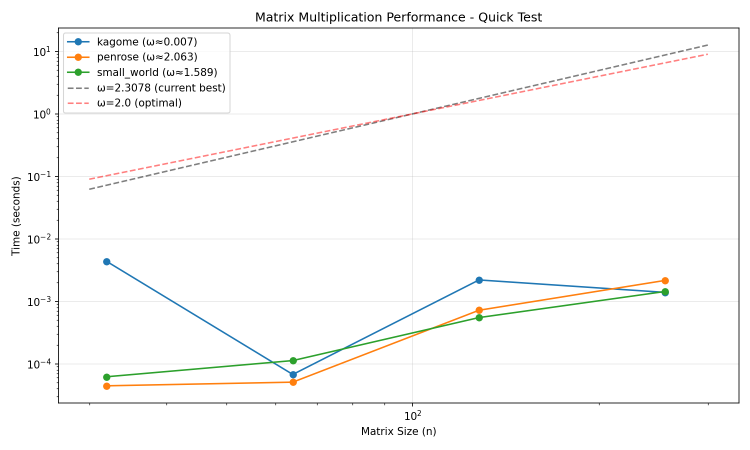
#> input picture _archive/2024/uncategorized/quick_omega_test.png, 1500 x 900 px (shown at 1/2 size)
$ python thumbnail_utils.py ../../../_archive/2024/uncategorized/quick_omega_test.png
#> lines starting #> are read from the running program, lines starting #| are printed output that depends on the picture
"""
Thumbnail and Fingerprint Utilities for Multimodal Memory Vault
================================================================

Provides functions for generating thumbnails, fingerprints, and compact
representations of images, audio, and other multimodal data for efficient
storage and retrieval in the memory vault.

Features:
- Image thumbnail generation with perceptual hashing
- Audio fingerprinting using spectral features
- Video keyframe extraction
- Document preview generation
- Efficient compression and encoding
"""

import logging
import hashlib
import base64
import json
from typing import Optional, Dict, Any, List, Tuple, Union
from pathlib import Path
import numpy as np
from datetime import datetime

# Optional imports for image processing
try:
    from PIL import Image, ImageOps
    PIL_AVAILABLE = True
except ImportError:
    PIL_AVAILABLE = False
    Image = None

# Optional imports for audio processing
try:
    import librosa
    LIBROSA_AVAILABLE = True
except ImportError:
    LIBROSA_AVAILABLE = False
    librosa = None

# Optional imports for video processing
try:
    import cv2
    CV2_AVAILABLE = True
except ImportError:
    CV2_AVAILABLE = False
    cv2 = None

logger = logging.getLogger("ThumbnailUtils")

# Configuration
DEFAULT_THUMBNAIL_SIZE = (128, 128)
DEFAULT_AUDIO_DURATION = 30  # seconds
DEFAULT_VIDEO_KEYFRAMES = 5
PERCEPTUAL_HASH_SIZE = 8  # 8x8 = 64 bit hash

class ThumbnailGenerator:
    """
    Generates thumbnails and compact representations for multimodal data.
    """

    def __init__(self,
                 thumbnail_size: Tuple[int, int] = DEFAULT_THUMBNAIL_SIZE,
                 audio_duration: float = DEFAULT_AUDIO_DURATION,
                 video_keyframes: int = DEFAULT_VIDEO_KEYFRAMES):
        """
        Initialize thumbnail generator with configuration.

        Args:
            thumbnail_size: Target size for image thumbnails
            audio_duration: Maximum audio duration to process (seconds)
            video_keyframes: Number of keyframes to extract from videos
        """
        self.thumbnail_size = thumbnail_size
        self.audio_duration = audio_duration
        self.video_keyframes = video_keyframes

        # Check available libraries
        self.capabilities = {
            'image': PIL_AVAILABLE,
            'audio': LIBROSA_AVAILABLE,
            'video': CV2_AVAILABLE
        }

        logger.info(f"ThumbnailGenerator initialized. Capabilities: {self.capabilities}")

    def generate_image_thumbnail(self,
                                image_path: Optional[str] = None,
                                image_data: Optional[bytes] = None,
                                image_array: Optional[np.ndarray] = None) -> Dict[str, Any]:
        """
        Generate thumbnail and perceptual hash for an image.

        Args:
            image_path: Path to image file
            image_data: Raw image bytes
            image_array: Numpy array of image data

        Returns:
            Dictionary with thumbnail data and metadata
        """
        if not PIL_AVAILABLE:
            logger.warning("PIL not available - cannot generate image thumbnail")
            return self._create_placeholder_thumbnail('image')

        try:
            # Load image
            if image_path:
                img = Image.open(image_path)
#> img is the input picture: PIL image 1500x900 RGBA; mean R, G, B, A 249.8, 249.8, 249.2, 255
            elif image_data:
                import io
                img = Image.open(io.BytesIO(image_data))
            elif image_array is not None:
                img = Image.fromarray(image_array)
            else:
                raise ValueError("No image data provided")

            # Store original dimensions
            original_size = img.size
#> original_size = (1500, 900)
            original_mode = img.mode
#> original_mode = 'RGBA'

            # Generate thumbnail
            thumbnail = img.copy()
            thumbnail.thumbnail(self.thumbnail_size, Image.Resampling.LANCZOS)
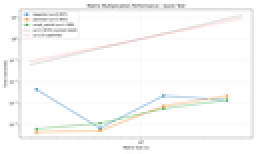
#> thumbnail: PIL image 128x77 RGBA (shown 2 times larger); mean R, G, B, A 249.1, 249.1, 248.5, 255

            # Convert to RGB for consistent processing
            if thumbnail.mode != 'RGB':
                thumbnail = thumbnail.convert('RGB')
#> thumbnail: PIL image 128x77 RGB

            # Generate perceptual hash
            phash = self._calculate_perceptual_hash(thumbnail)

            # Convert thumbnail to base64
            import io
            buffer = io.BytesIO()
            thumbnail.save(buffer, format='JPEG', quality=85)
            thumbnail_b64 = base64.b64encode(buffer.getvalue()).decode('utf-8')

            # Calculate basic statistics
            thumb_array = np.array(thumbnail)
            stats = {
                'mean_rgb': thumb_array.mean(axis=(0, 1)).tolist(),
                'std_rgb': thumb_array.std(axis=(0, 1)).tolist(),
                'dominant_colors': self._extract_dominant_colors(thumb_array, n=5)
            }

            return {
                'type': 'image',
                'thumbnail': thumbnail_b64,
                'thumbnail_size': thumbnail.size,
                'original_size': original_size,
                'original_mode': original_mode,
                'perceptual_hash': phash,
                'statistics': stats,
                'timestamp': datetime.utcnow().isoformat()
            }

        except Exception as e:
            logger.error(f"Error generating image thumbnail: {e}")
            return self._create_placeholder_thumbnail('image', error=str(e))

    # [210 lines left out: functions generate_audio_fingerprint, generate_video_keyframes, generate_document_preview, not called in this run]

    def _calculate_perceptual_hash(self, image: Image.Image) -> str:
        """
        Calculate perceptual hash of an image for similarity detection.

        Args:
            image: PIL Image object

        Returns:
            Hex string of perceptual hash
        """
        # Resize and convert to grayscale
        img = image.resize((PERCEPTUAL_HASH_SIZE, PERCEPTUAL_HASH_SIZE), Image.Resampling.LANCZOS)
        img = img.convert('L')

        # Get pixel data
        pixels = np.array(img)

        # Calculate average
        avg = pixels.mean()
#> avg = 248.6

        # Calculate hash
        hash_bits = (pixels > avg).flatten()

        # Convert to hex
        hash_int = 0
        for bit in hash_bits:
            hash_int = (hash_int << 1) | int(bit)
#> this loop made 64 passes
#> (bit, hash_int) on passes 2 to 13: (False, 0), (False, 0), (False, 0), (False, 0), (False, 0), (False, 0), (False, 0), (False, 0), (False, 0), (False, 0), (True, 1), (True, 3)
#> after the loop, hash_int = 9006647350464423
#> in generate_image_thumbnail, `phash = self._calculate_perceptual_hash(thumbnail)`: phash = '001fff7f7ff10fa7'

        return hex(hash_int)[2:].zfill(16)

    def _extract_dominant_colors(self, image_array: np.ndarray, n: int = 5) -> List[List[int]]:
        """
        Extract dominant colors from image using k-means clustering.

        Args:
            image_array: Numpy array of image
            n: Number of dominant colors to extract

        Returns:
            List of RGB color values
        """
        try:
            # Reshape to list of pixels
            pixels = image_array.reshape(-1, 3)

            # Simple k-means clustering
            from sklearn.cluster import KMeans
            kmeans = KMeans(n_clusters=n, random_state=42, n_init=10)
            kmeans.fit(pixels)

            # Get cluster centers as dominant colors
            colors = kmeans.cluster_centers_.astype(int).tolist()
            return colors
        except:
            # Fallback to simple averaging
            return [image_array.mean(axis=(0, 1)).astype(int).tolist()]

    # [45 lines left out: functions _hash_features, _generate_video_fingerprint, _create_placeholder_thumbnail, not called in this run]

# Singleton instance
_thumbnail_generator = None

# [6 lines left out: function get_thumbnail_generator, not called in this run]

# Convenience functions
def generate_image_thumbnail(image_path: str) -> Dict[str, Any]:
    """Generate thumbnail for image file."""
    return get_thumbnail_generator().generate_image_thumbnail(image_path=image_path)

def generate_audio_fingerprint(audio_path: str) -> Dict[str, Any]:
    """Generate fingerprint for audio file."""
    return get_thumbnail_generator().generate_audio_fingerprint(audio_path=audio_path)

def generate_video_keyframes(video_path: str) -> Dict[str, Any]:
    """Extract keyframes from video file."""
    return get_thumbnail_generator().generate_video_keyframes(video_path=video_path)

def generate_document_preview(document_path: str) -> Dict[str, Any]:
    """Generate preview for document file."""
    return get_thumbnail_generator().generate_document_preview(document_path=document_path)

if __name__ == "__main__":
    # Test thumbnail generation
    import sys

    generator = ThumbnailGenerator()
    logger.info(f"Thumbnail generator capabilities: {generator.capabilities}")

    if len(sys.argv) > 1:
        test_file = sys.argv[1]
        file_ext = Path(test_file).suffix.lower()

        if file_ext in ['.jpg', '.jpeg', '.png', '.gif', '.bmp']:
            result = generator.generate_image_thumbnail(image_path=test_file)
#> in generate_image_thumbnail, `stats = { 'mean_rgb': thumb_array.mean(axis=(0, 1)).tolist(), 'std_rgb..`: stats = {'mean_rgb': [249.1, 249.1, 248.5], 'std_rgb': [15.1, 13.55, 15.64], 'dominant_colors': [[233, 232, 232], [254, 254, 254], [202, 215, 212], [248, 219, 196], [176, 183, 175]]}
#> result = 8 items
            logger.info(f"Image thumbnail generated: hash={result.get('perceptual_hash')}")
        elif file_ext in ['.mp3', '.wav', '.flac', '.m4a']:
            result = generator.generate_audio_fingerprint(audio_path=test_file)
            logger.info(f"Audio fingerprint generated: {result.get('fingerprint')}")
        elif file_ext in ['.mp4', '.avi', '.mov', '.mkv']:
            result = generator.generate_video_keyframes(test_file)
            logger.info(f"Video keyframes extracted: {len(result.get('keyframes', []))} frames")
        elif file_ext in ['.txt', '.md', '.py', '.js', '.html']:
            result = generator.generate_document_preview(document_path=test_file)
            logger.info(f"Document preview generated: {result.get('statistics')}")
        else:
            logger.warning(f"Unsupported file type: {file_ext}")
    else:
        logger.info("Thumbnail utilities loaded successfully")

$ run again, on _archive/2024/uncategorized/penrose_microkernel_scaling.png
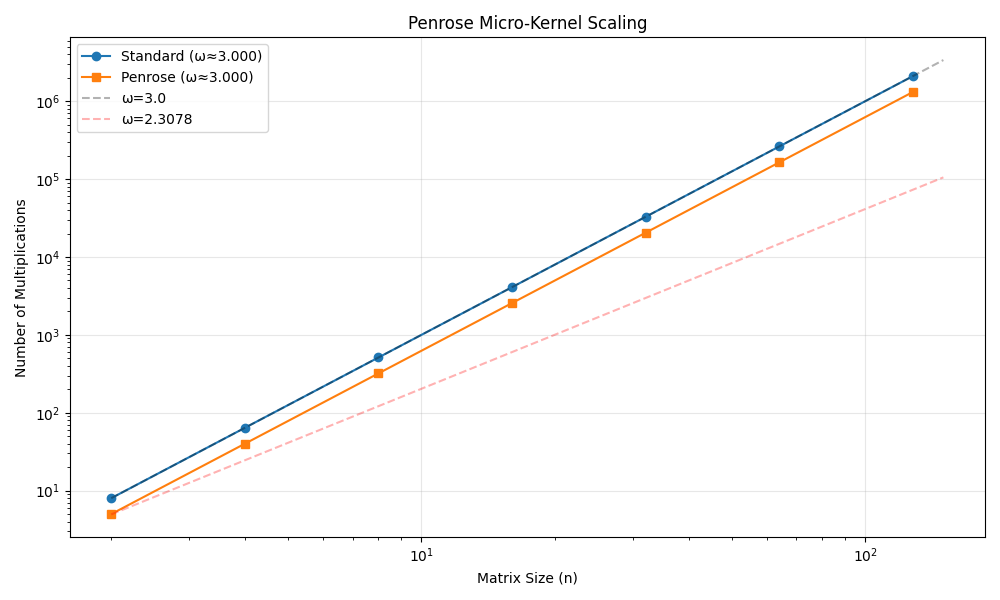
#> input picture _archive/2024/uncategorized/penrose_microkernel_scaling.png, 1000 x 600 px
#> in generate_image_thumbnail, img is the input picture: PIL image 1000x600 RGBA; mean R, G, B, A 250.9, 250.5, 250.2, 255
#> in generate_image_thumbnail, `thumbnail.thumbnail(self.thumbnail_size, Image.Resampling.LANCZOS)`:
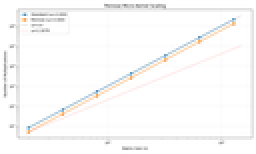
#> thumbnail: PIL image 128x77 RGBA (shown 2 times larger); mean R, G, B, A 250.2, 249.8, 249.5, 255
#> avg = 249.7
#> the loop in _calculate_perceptual_hash, `for bit in hash_bits:` made 64 passes
#> (bit, hash_int) on passes 2 to 9: (False, 0), (False, 0), (False, 0), (False, 0), (False, 0), (True, 1), (False, 2), (False, 4)
#> after the loop in _calculate_perceptual_hash, `for bit in hash_bits:`: hash_int = 161137240563466213
#> phash = '023c79776fdf3fe5'
#> stats = {'mean_rgb': [250.2, 249.8, 249.5], 'std_rgb': [13.8, 12.95, 14.55], 'dominant_colors': [[254, 254, 254], [232, 232, 231], [171, 177, 181], [253, 212, 174], [196, 207, 215]]}
#> result = 8 items
